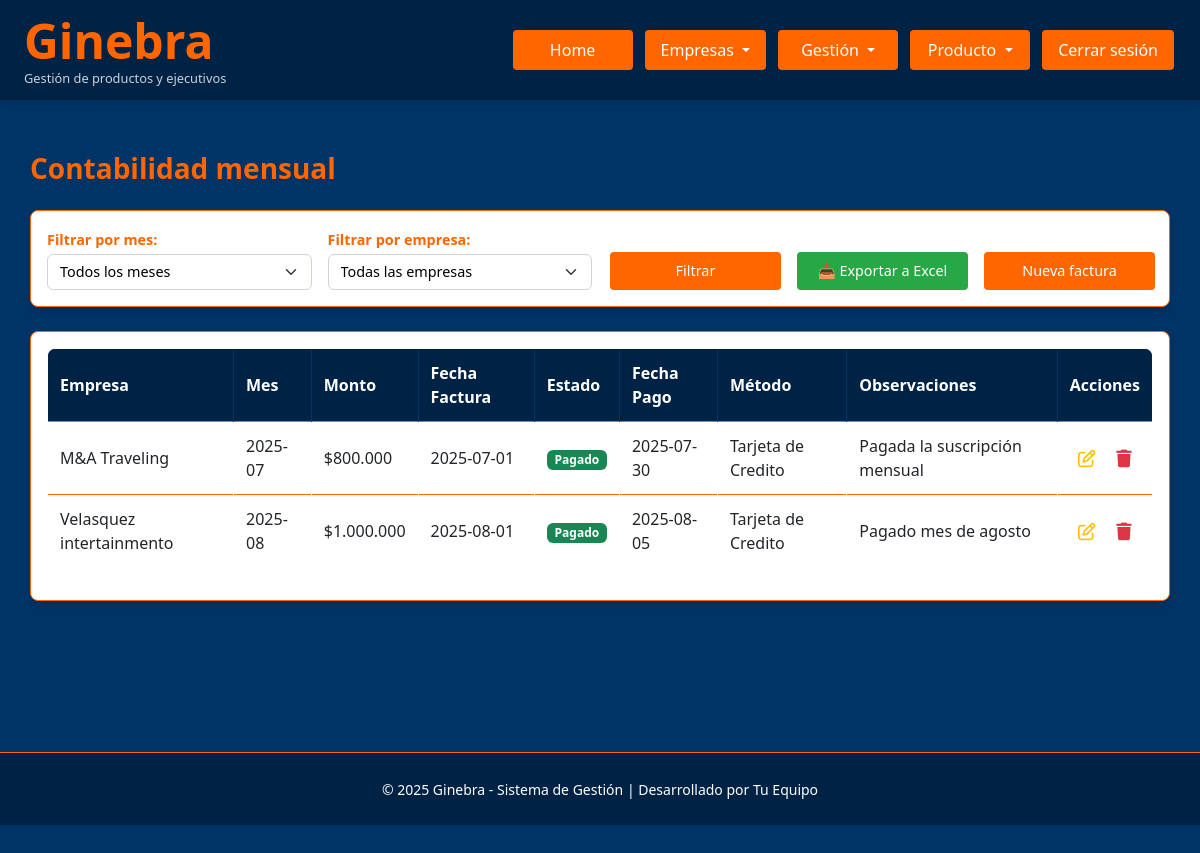
/admin/contabilidad (signed in), run on an earlier commit of the app's database.
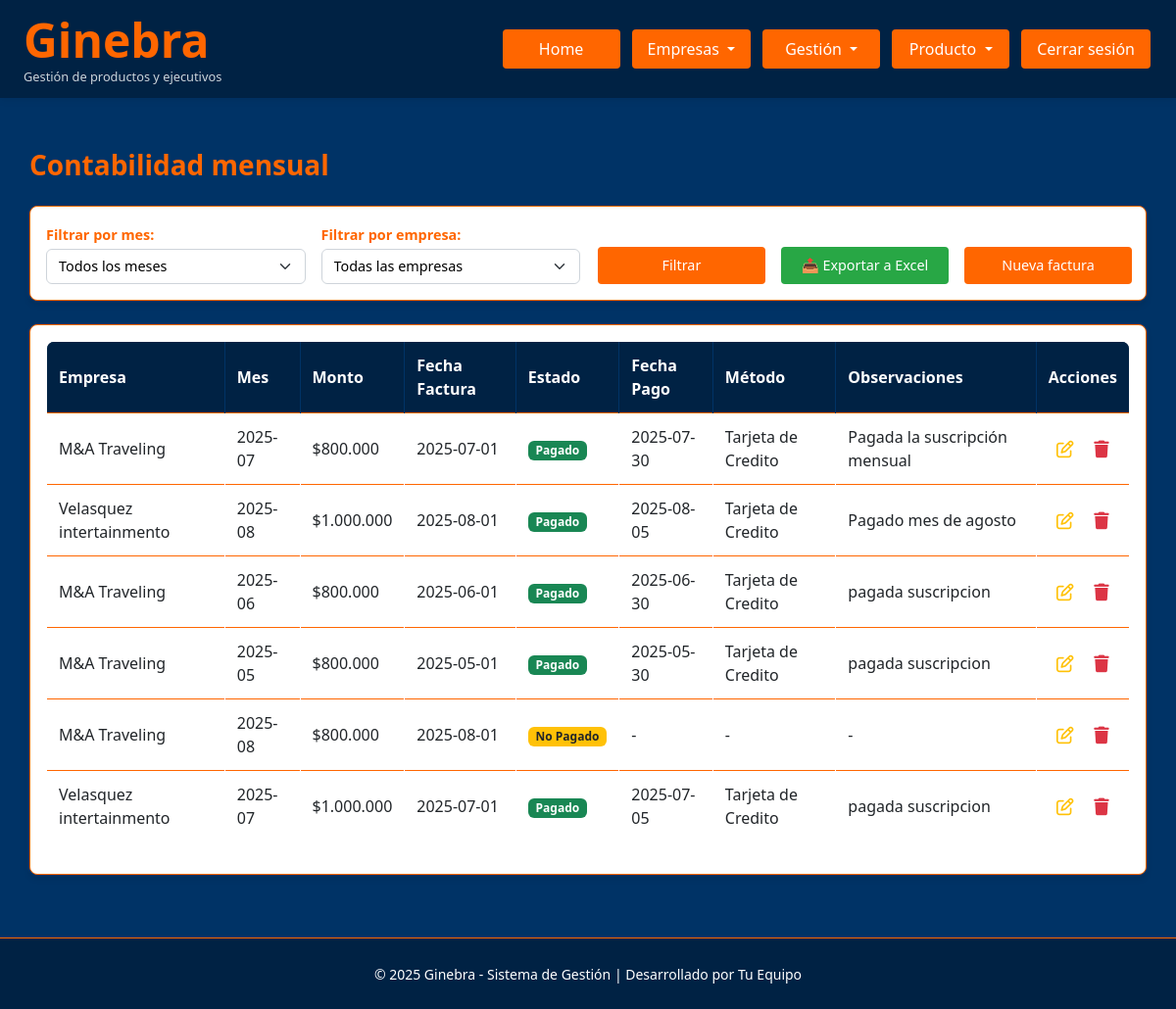
And on a later commit of the database.
### Ginebra.py (models this page shows)
class Factura(db.Model):
    id = db.Column(db.Integer, primary_key=True)
    empresa_id = db.Column(db.Integer, db.ForeignKey('empresa.id'), nullable=False)
    empresa = db.relationship('Empresa', backref=db.backref('facturas', lazy=True))
    mes = db.Column(db.Date, nullable=True, index=True)
    monto = db.Column(db.Numeric(12, 2), default=Decimal('0.00'), index=True)
    estado = db.Column(db.Enum(*ESTADO_PAGO_OPTIONS, name='estado_pago_factura'), default='No Pagado')
    fecha_pago = db.Column(db.Date, nullable=True, index=True)
    metodo_pago = db.Column(db.String(50), nullable=True, index=True)
    observaciones = db.Column(db.Text, nullable=True, index=True)

class Empresa(db.Model):
    id = db.Column(db.Integer, primary_key=True)
    nombre = db.Column(db.String(100))
    representante = db.Column(db.String(100))
    telefono = db.Column(db.String(20))
    correo = db.Column(db.String(100))
    direccion = db.Column(db.String(200))
    razon_social = db.Column(db.String(100))
    tiene_gestion = db.Column(db.Enum(*GESTION_OPTIONS, name='gestion_options'), default='no')
    tiene_productos = db.Column(db.Enum(*PRODUCTOS_OPTIONS, name='productos_options'), default='no')

### Ginebra.py (the view, shortened to what this page needs)
@app.route('/admin/contabilidad')
@login_required
@rol_required('admin', 'master')
def contabilidad_empresas():
    mes_param = request.args.get('mes', '')
    empresa_param = request.args.get('empresa_id', '')
    fecha_actual = datetime.now()
    meses_anteriores = []
    for i in range(12):
        fecha_mes = fecha_actual - timedelta(days=30*i)
        mes_str = fecha_mes.strftime('%Y-%m')
        mes_nombre = obtener_nombre_mes(fecha_mes.month)
        meses_anteriores.append(f"{mes_str} ({mes_nombre})")
    query = Factura.query.join(Empresa)
    selected_mes_str = mes_param
    selected_empresa_id = empresa_param
    if empresa_param:
        query = query.filter(Factura.empresa_id == int(empresa_param))
    facturas = query.all()
    empresas = Empresa.query.all()
    return render_template('contabilidad_empresas.html',
                         facturas=facturas,
                         empresas=empresas,
                         meses_anteriores=meses_anteriores,
                         selected_mes_str=selected_mes_str,
                         selected_empresa_id=selected_empresa_id)

### Ginebra.py (called while the page is built)
@login_manager.user_loader
def load_user(user_id):
    return Usuario.query.get(int(user_id))

@app.context_processor
def inject_global_functions():
    return dict(ruta_inicio_por_rol=ruta_inicio_por_rol)

def rol_required(*roles):
    def decorator(f):
        @wraps(f)
        def wrapped(*args, **kwargs):
            if current_user.rol not in roles:
                flash('Acceso denegado.', 'danger')
                return redirect(url_for('dashboard'))
            return f(*args, **kwargs)
        return wrapped
    return decorator

def obtener_nombre_mes(numero_mes):
    meses = {
        1: 'Enero', 2: 'Febrero', 3: 'Marzo', 4: 'Abril',
        5: 'Mayo', 6: 'Junio', 7: 'Julio', 8: 'Agosto',
        9: 'Septiembre', 10: 'Octubre', 11: 'Noviembre', 12: 'Diciembre'
    }
    return meses.get(numero_mes, 'Mes desconocido')

def ruta_inicio_por_rol(usuario):
    if usuario.rol in ('master', 'admin'):
        return 'admin_panel'
    elif usuario.rol == 'controling':
        return 'controling_panel'
    elif usuario.rol == 'analista':
        return 'analista_panel'
    elif usuario.rol == 'ejecutivo':
        return 'ejecutivo_panel'
    else:
        return 'login'

@app.template_filter('formato_miles')
def formato_miles(value):
    try:
        value = round(float(value))
        return '{:,.0f}'.format(value).replace(',', '.')
    except:
        return '0'

@app.template_filter('safe_decimal')
def safe_decimal_filter(value):
    if value is None:
        return ''
    try:
        return str(value)
    except:
        return ''

@app.template_filter('safe_date')
def safe_date_filter(value, format='%Y-%m-%d'):
    if value is None:
        return ''
    try:
        return value.strftime(format)
    except:
        return ''

### templates/contabilidad_empresas.html (shortened to what this page needs)
{% extends "base.html" %}
{% block extra_css %}
<link rel="stylesheet" href="{{ url_for('static', filename='contabilidad_empresas.css') }}">
{% endblock %}
{% block content %}
<div class="container" style="margin-top: 120px;">
  <div class="d-flex justify-content-between align-items-center mb-4">
    <h3 class="mb-0">Contabilidad mensual</h3>
  </div>
  <div class="card mb-4">
    <div class="card-body">
      <form method="GET" class="row g-3 align-items-end">
        <div class="col-md-3">
          <label for="mes" class="form-label">Filtrar por mes:</label>
          <select class="form-select" id="mes" name="mes">
            <option value="">Todos los meses</option>
          </select>
        </div>
        <div class="col-md-3">
          <label for="empresa_id" class="form-label">Filtrar por empresa:</label>
          <select class="form-select" id="empresa_id" name="empresa_id">
            <option value="">Todas las empresas</option>
          </select>
        </div>
        <div class="col-md-2">
          <button type="submit" class="btn btn-primary">Filtrar</button>
        </div>
        <div class="col-md-2">
          <a href="{{ url_for('exportar_facturas', mes=selected_mes_str, empresa_id=selected_empresa_id) }}" class="btn btn-success w-100">📤 Exportar a Excel</a>
        </div>
        <div class="col-md-2">
          <a href="{{ url_for('nueva_factura') }}" class="btn btn-custom w-100">Nueva factura</a>
        </div>
      </form>
    </div>
  </div>
  <div class="card">
    <div class="card-body">
      {% if facturas %}
      <div class="table-responsive">
        <table class="table table-bordered table-hover text-white align-middle">
          <thead>
            <tr>
              <th>Empresa</th>
              <th>Mes</th>
              <th>Monto</th>
              <th>Fecha Factura</th>
              <th>Estado</th>
              <th>Fecha Pago</th>
              <th>Método</th>
              <th>Observaciones</th>
              <th class="text-center">Acciones</th>
            </tr>
          </thead>
          <tbody>
            {% for factura in facturas %}
            <tr>
              <td>{{ factura.empresa.nombre }}</td>
              <td>{{ factura.mes | safe_date('%Y-%m') if factura.mes else '-' }}</td>
              <td>${{ factura.monto | safe_decimal | formato_miles }}</td>
              <td>{{ factura.mes | safe_date('%Y-%m-%d') if factura.mes else '-' }}</td>
              <td>
                {% if factura.estado == 'Pagado' %}
                  <span class="badge bg-success">Pagado</span>
                {% else %}
                  <span class="badge bg-warning text-dark">No Pagado</span>
                {% endif %}
              </td>
              <td>{{ factura.fecha_pago | safe_date if factura.fecha_pago else '-' }}</td>
              <td>{{ factura.metodo_pago if factura.metodo_pago else '-' }}</td>
              <td>{{ factura.observaciones if factura.observaciones else '-' }}</td>
              <td class="text-center">
                <div class="d-inline-flex gap-2">
                  <a href="{{ url_for('editar_factura', id=factura.id) }}" class="icon-action text-warning" title="Editar">
                    <i class="fa-regular fa-pen-to-square"></i>
                  </a>
                  <form method="POST" action="{{ url_for('eliminar_factura', id=factura.id) }}" style="display:inline;" onsubmit="return confirm('¿Seguro que quieres eliminar esta factura?')">
                    <button type="submit" class="icon-action text-danger" title="Eliminar">
                      <i class="fa-solid fa-trash"></i>
                    </button>
                  </form>
                </div>
              </td>
            </tr>
            {% endfor %}
          </tbody>
        </table>
      </div>
      {% else %}
      <div class="text-center py-5">
        <p class="mb-0">No hay facturas que coincidan con los filtros seleccionados.</p>
        <a href="{{ url_for('nueva_factura') }}" class="btn btn-custom mt-3">Crear primera factura</a>
      </div>
      {% endif %}
    </div>
  </div>
</div>
{% endblock %}

### templates/base.html (shortened to what this page needs)
<!DOCTYPE html>
<html lang="es">
<head>
    <link href="https://cdn.jsdelivr.net/npm/bootstrap@5.3.0/dist/css/bootstrap.min.css" rel="stylesheet" />
    <link rel="stylesheet" href="https://cdn.jsdelivr.net/npm/@fortawesome/fontawesome-free@6.4.2/css/all.min.css">
    <link rel="stylesheet" href="{{ url_for('static', filename='base.css') }}" />
    {% block extra_css %}{% endblock %}
</head>
<body>
    {% block navbar %}
    <nav class="navbar-custom d-flex justify-content-between align-items-center px-4">
        <div class="logo">
            <h1 class="m-0">
                <a href="{% if current_user.is_authenticated %}{{ url_for(ruta_inicio_por_rol(current_user)) }}{% else %}{{ url_for('login') }}{% endif %}"
                   style="color: inherit; text-decoration: none;">
                    Ginebra
                </a>
            </h1>
            <p class="subtitulo">Gestión de productos y ejecutivos</p>
        </div>
        <div class="nav-links d-flex gap-2 align-items-center">
            {% if current_user.is_authenticated %}
                <a href="{{ url_for(ruta_inicio_por_rol(current_user)) }}" class="btn btn-custom">Home</a>
                {% if current_user.rol in ['admin', 'master'] %}
                <div class="dropdown">
                    <button class="btn btn-custom dropdown-toggle" type="button" data-bs-toggle="dropdown">
                        Empresas
                    </button>
                </div>
                {% endif %}
                {% if current_user.rol in ['admin', 'master'] %}
                    <div class="dropdown">
                        <button class="btn btn-custom dropdown-toggle" type="button" data-bs-toggle="dropdown">
                            Gestión
                        </button>
                    </div>
                {% endif %}
                {% if current_user.rol in ['admin', 'master'] %}
                    <div class="dropdown">
                        <button class="btn btn-custom dropdown-toggle" type="button" data-bs-toggle="dropdown">
                            Producto
                        </button>
                    </div>
                {% endif %}
                <a href="{{ url_for('logout') }}" class="btn btn-custom">Cerrar sesión</a>
            {% endif %}
        </div>
    </nav>
    {% endblock %}
    <main class="main-content">
        <div class="container">
            {% block content %}{% endblock %}
        </div>
    </main>
    {% block footer %}
    <footer>
        <small>© 2025 Ginebra - Sistema de Gestión | Desarrollado por {% block footer_dev %}Tu Equipo{% endblock %}</small>
    </footer>
    {% endblock %}
</body>
</html>

### statics/base.css (style rules this page uses)
:root { --primary-bg-color: #003366; --secondary-bg-color: #002244; --accent-color: #ff6600; --text-color: #fff; --hover-color: #ffffff; --light-hover-color: #ffcc99; --success-color: #28a745; --warning-color: #ffc107; --danger-color: #dc3545; --info-color: #17a2b8; }
body { background-color: var(--primary-bg-color); color: var(--text-color); font-family: "Segoe UI", Tahoma, Geneva, Verdana, sans-serif; margin: 0; padding: 0; min-height: 100vh; }
a { color: var(--text-color); text-decoration: none; }
form { display: inline; }
.navbar-custom { position: fixed; top: 0; width: 100%; height: 100px; z-index: 1050; background-color: var(--secondary-bg-color); color: var(--text-color); padding: 10px 0; box-shadow: 0 2px 8px rgba(0, 0, 0, 0.08); }
.navbar-custom .logo h1 { color: var(--accent-color); font-weight: bold; font-size: 3rem; margin: 0; }
.navbar-custom .logo .subtitulo { color: var(--text-color); font-size: 0.8rem; margin: 0; opacity: 0.8; }
.nav-links { display: flex; gap: 8px; align-items: center; }
.btn, .btn-custom, .dropdown-toggle, .btn-login { background-color: var(--accent-color) !important; color: var(--text-color) !important; border: none !important; padding: 8px 16px; border-radius: 4px; font-weight: 500; text-align: center; transition: background-color 0.3s ease; text-decoration: none; min-width: 120px; margin: 0 2px; }
.btn-success { background-color: var(--success-color) !important; }
.main-content { margin-top: 120px; padding: 2rem 0; min-height: calc(100vh - 200px); }
.container { max-width: 1200px; margin: 0 auto; padding: 0 15px; }
h1, h2, h3, h4, h5, h6 { color: var(--accent-color); font-weight: 600; }
h3, h4 { margin-bottom: 1.5rem; }
.table { background-color: white; border: 1px solid var(--accent-color); color: #000; border-radius: 8px; overflow: hidden; }
.table thead { background-color: var(--secondary-bg-color); }
.table thead th { color: var(--text-color); border-color: var(--primary-bg-color); font-weight: 600; }
.table th, .table td { vertical-align: middle; border-color: #dee2e6; padding: 12px; }
.table td.text-center { white-space: nowrap; }
.form-control, .form-select { background-color: white; border: 1px solid #ced4da; color: #000; }
.form-label { color: var(--text-color); font-weight: 500; margin-bottom: 0.5rem; }
.card { background-color: white; border: 1px solid var(--accent-color); border-radius: 8px; box-shadow: 0 4px 6px rgba(0, 0, 0, 0.1); }
footer { background-color: var(--secondary-bg-color); color: var(--text-color); text-align: center; padding: 1.5rem 0; margin-top: 2rem; border-top: 1px solid var(--accent-color); }
.icon-action { background: none; border: none; padding: 0.2rem 0.4rem; font-size: 1.1rem; cursor: pointer; transition: color 0.2s; vertical-align: middle; }

### statics/contabilidad_empresas.css (style rules this page uses)
.table { background-color: rgba(255, 255, 255, 0.05); }
.table th { background-color: var(--secondary-bg-color); border-color: var(--accent-color); font-weight: 600; }
.table td { border-color: rgba(255, 255, 255, 0.1); vertical-align: middle; }
.btn-success { background-color: #28a745; border-color: #28a745; }
.card.mb-4 { min-height: auto; }
.card.mb-4 .card-body { padding: 1rem; }
.card.mb-4 .form-label { margin-bottom: 0.25rem; font-size: 0.9rem; }
.card.mb-4 .form-select { padding: 0.375rem 0.75rem; font-size: 0.9rem; }
.card .btn { min-height: 38px; width: 100%; display: flex; align-items: center; justify-content: center; line-height: 1.2; font-weight: 400; padding: 0.375rem 0.75rem; font-size: 0.9rem; }
.container { margin-top: 0px !important; }
h3 { color: var(--accent-color); font-weight: 600; }
.form-label { font-weight: 600; color: var(--accent-color); }

What changed in the data, as far as the page shows it:
added Factura: empresa.nombre "M&A Traveling", mes "2025-06", monto "800.000", mes "2025-06-01", estado "Pagado", fecha_pago "2025-06-30", metodo_pago "Tarjeta de Credito", observaciones "pagada suscripcion"
added Factura: empresa.nombre "M&A Traveling", mes "2025-05", monto "800.000", mes "2025-05-01", estado "Pagado", fecha_pago "2025-05-30", metodo_pago "Tarjeta de Credito", observaciones "pagada suscripcion"
added Factura: empresa.nombre "M&A Traveling", mes "2025-08", monto "800.000", mes "2025-08-01", estado "No Pagado", fecha_pago "-", metodo_pago "-", observaciones "-"
added Factura: empresa.nombre "Velasquez intertainmento", mes "2025-07", monto "1.000.000", mes "2025-07-01", estado "Pagado", fecha_pago "2025-07-05", metodo_pago "Tarjeta de Credito", observaciones "pagada suscripcion"
